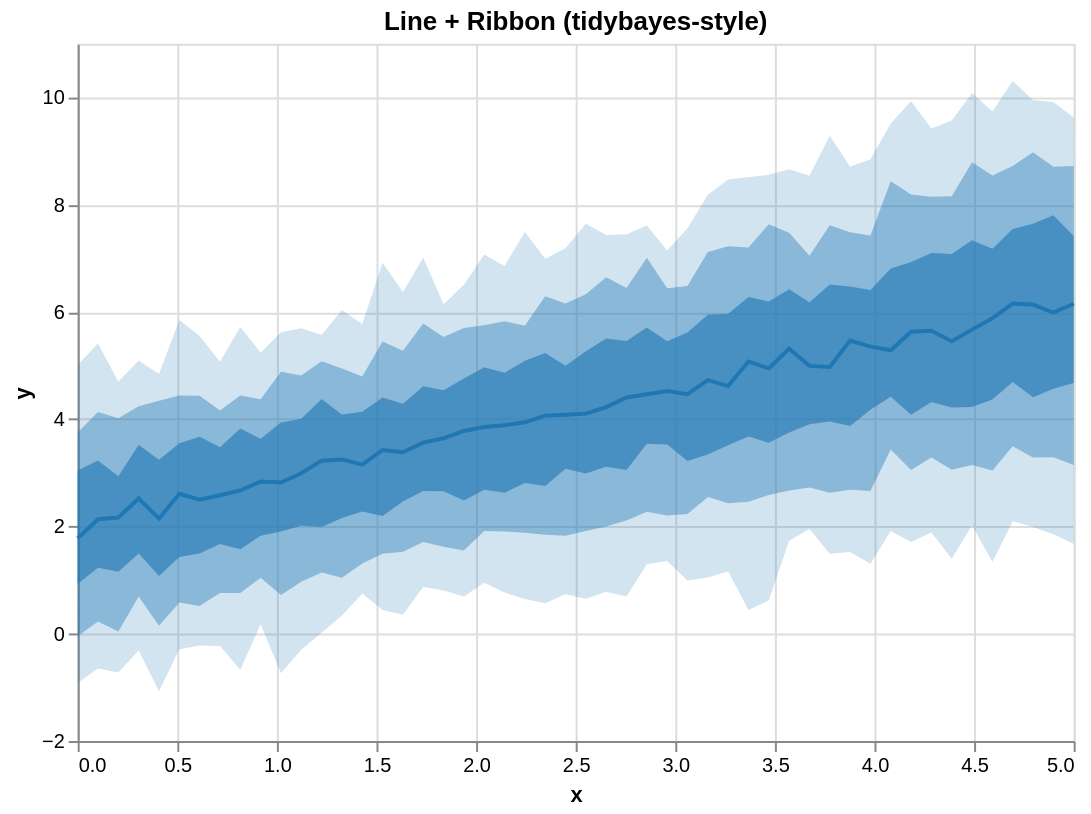

Write the Vega-Lite specification saved for this chart.
### Vega-Lite specification from a JSON file in a GitHub repository (floating-point values rounded to 4 significant figures)
{"$schema": "https://vega.github.io/schema/vega-lite/v5.json", "height": 350, "layer": [{"encoding": {"x": {"field": "x", "type": "quantitative"}, "y2": {"field": "hi_0_95_"}, "y": {"field": "lo_0_95_", "title": "y", "type": "quantitative"}}, "mark": {"line": false, "fill": "#1f77b4", "type": "area", "opacity": 0.2}}, {"encoding": {"x": {"field": "x", "type": "quantitative"}, "y2": {"field": "hi_0_8_"}, "y": {"field": "lo_0_8_", "title": "y", "type": "quantitative"}}, "mark": {"line": false, "fill": "#1f77b4", "type": "area", "opacity": 0.4}}, {"encoding": {"x": {"field": "x", "type": "quantitative"}, "y2": {"field": "hi_0_5_"}, "y": {"field": "lo_0_5_", "title": "y", "type": "quantitative"}}, "mark": {"line": false, "fill": "#1f77b4", "type": "area", "opacity": 0.6}}, {"encoding": {"x": {"field": "x", "type": "quantitative"}, "y": {"field": "__median__", "type": "quantitative"}}, "mark": {"color": "#1f77b4", "strokeWidth": 2, "type": "line"}}], "data": {"values": [{"lo_0_8_": -0.04483, "lo_0_95_": -0.9158, "hi_0_8_": 3.753, "x": 0.0, "__median__": 1.778, "hi_0_5_": 3.044, "hi_0_95_": 5.011, "lo_0_5_": 0.9275}, {"lo_0_8_": 0.2304, "lo_0_95_": -0.6469, "hi_0_8_": 4.136, "x": 0.102, "__median__": 2.135, "hi_0_5_": 3.23, "hi_0_95_": 5.414, "lo_0_5_": 1.231}, {"lo_0_8_": 0.03987, "lo_0_95_": -0.7202, "hi_0_8_": 4.016, "x": 0.2041, "__median__": 2.168, "hi_0_5_": 2.937, "hi_0_95_": 4.697, "lo_0_5_": 1.157}, {"lo_0_8_": 0.6938, "lo_0_95_": -0.3143, "hi_0_8_": 4.243, "x": 0.3061, "__median__": 2.523, "hi_0_5_": 3.524, "hi_0_95_": 5.097, "lo_0_5_": 1.495}, {"lo_0_8_": 0.1482, "lo_0_95_": -1.073, "hi_0_8_": 4.346, "x": 0.4082, "__median__": 2.146, "hi_0_5_": 3.246, "hi_0_95_": 4.842, "lo_0_5_": 1.078}, {"lo_0_8_": 0.5843, "lo_0_95_": -0.2891, "hi_0_8_": 4.443, "x": 0.5102, "__median__": 2.61, "hi_0_5_": 3.551, "hi_0_95_": 5.85, "lo_0_5_": 1.433}, {"lo_0_8_": 0.5186, "lo_0_95_": -0.2166, "hi_0_8_": 4.437, "x": 0.6122, "__median__": 2.5, "hi_0_5_": 3.674, "hi_0_95_": 5.55, "lo_0_5_": 1.496}, {"lo_0_8_": 0.7622, "lo_0_95_": -0.2285, "hi_0_8_": 4.161, "x": 0.7143, "__median__": 2.582, "hi_0_5_": 3.477, "hi_0_95_": 5.071, "lo_0_5_": 1.674}, {"lo_0_8_": 0.7582, "lo_0_95_": -0.6703, "hi_0_8_": 4.443, "x": 0.8163, "__median__": 2.672, "hi_0_5_": 3.826, "hi_0_95_": 5.718, "lo_0_5_": 1.574}, {"lo_0_8_": 1.045, "lo_0_95_": 0.1778, "hi_0_8_": 4.373, "x": 0.9184, "__median__": 2.837, "hi_0_5_": 3.635, "hi_0_95_": 5.242, "lo_0_5_": 1.829}, {"lo_0_8_": 0.7242, "lo_0_95_": -0.7374, "hi_0_8_": 4.884, "x": 1.02, "__median__": 2.82, "hi_0_5_": 3.939, "hi_0_95_": 5.621, "lo_0_5_": 1.907}, {"lo_0_8_": 0.9685, "lo_0_95_": -0.2988, "hi_0_8_": 4.816, "x": 1.122, "__median__": 2.994, "hi_0_5_": 4.011, "hi_0_95_": 5.695, "lo_0_5_": 2.015}, {"lo_0_8_": 1.143, "lo_0_95_": 0.01728, "hi_0_8_": 5.079, "x": 1.224, "__median__": 3.228, "hi_0_5_": 4.379, "hi_0_95_": 5.572, "lo_0_5_": 1.989}, {"lo_0_8_": 1.044, "lo_0_95_": 0.3422, "hi_0_8_": 4.945, "x": 1.327, "__median__": 3.251, "hi_0_5_": 4.086, "hi_0_95_": 6.036, "lo_0_5_": 2.157}, {"lo_0_8_": 1.31, "lo_0_95_": 0.75, "hi_0_8_": 4.799, "x": 1.429, "__median__": 3.154, "hi_0_5_": 4.141, "hi_0_95_": 5.777, "lo_0_5_": 2.279}, {"lo_0_8_": 1.491, "lo_0_95_": 0.4425, "hi_0_8_": 5.447, "x": 1.531, "__median__": 3.425, "hi_0_5_": 4.404, "hi_0_95_": 6.917, "lo_0_5_": 2.198}, {"lo_0_8_": 1.529, "lo_0_95_": 0.3565, "hi_0_8_": 5.278, "x": 1.633, "__median__": 3.385, "hi_0_5_": 4.29, "hi_0_95_": 6.373, "lo_0_5_": 2.464}, {"lo_0_8_": 1.712, "lo_0_95_": 0.8743, "hi_0_8_": 5.785, "x": 1.735, "__median__": 3.565, "hi_0_5_": 4.613, "hi_0_95_": 7.011, "lo_0_5_": 2.661}, {"lo_0_8_": 1.624, "lo_0_95_": 0.8048, "hi_0_8_": 5.533, "x": 1.837, "__median__": 3.646, "hi_0_5_": 4.542, "hi_0_95_": 6.146, "lo_0_5_": 2.656}, {"lo_0_8_": 1.551, "lo_0_95_": 0.6955, "hi_0_8_": 5.7, "x": 1.939, "__median__": 3.781, "hi_0_5_": 4.758, "hi_0_95_": 6.509, "lo_0_5_": 2.483}, {"lo_0_8_": 1.916, "lo_0_95_": 0.9496, "hi_0_8_": 5.752, "x": 2.041, "__median__": 3.855, "hi_0_5_": 4.967, "hi_0_95_": 7.072, "lo_0_5_": 2.685}, {"lo_0_8_": 1.909, "lo_0_95_": 0.7696, "hi_0_8_": 5.826, "x": 2.143, "__median__": 3.887, "hi_0_5_": 4.865, "hi_0_95_": 6.856, "lo_0_5_": 2.627}, {"lo_0_8_": 1.884, "lo_0_95_": 0.6475, "hi_0_8_": 5.741, "x": 2.245, "__median__": 3.942, "hi_0_5_": 5.09, "hi_0_95_": 7.49, "lo_0_5_": 2.813}, {"lo_0_8_": 1.848, "lo_0_95_": 0.5699, "hi_0_8_": 6.292, "x": 2.347, "__median__": 4.066, "hi_0_5_": 5.234, "hi_0_95_": 6.991, "lo_0_5_": 2.757}, {"lo_0_8_": 1.826, "lo_0_95_": 0.7378, "hi_0_8_": 6.159, "x": 2.449, "__median__": 4.085, "hi_0_5_": 4.997, "hi_0_95_": 7.186, "lo_0_5_": 3.078}, {"lo_0_8_": 1.916, "lo_0_95_": 0.6532, "hi_0_8_": 6.331, "x": 2.551, "__median__": 4.105, "hi_0_5_": 5.268, "hi_0_95_": 7.647, "lo_0_5_": 2.99}, {"lo_0_8_": 1.998, "lo_0_95_": 0.7822, "hi_0_8_": 6.647, "x": 2.653, "__median__": 4.226, "hi_0_5_": 5.505, "hi_0_95_": 7.434, "lo_0_5_": 3.116}, {"lo_0_8_": 2.113, "lo_0_95_": 0.6938, "hi_0_8_": 6.445, "x": 2.755, "__median__": 4.406, "hi_0_5_": 5.458, "hi_0_95_": 7.451, "lo_0_5_": 3.052}, {"lo_0_8_": 2.273, "lo_0_95_": 1.296, "hi_0_8_": 7.013, "x": 2.857, "__median__": 4.466, "hi_0_5_": 5.709, "hi_0_95_": 7.611, "lo_0_5_": 3.544}, {"lo_0_8_": 2.205, "lo_0_95_": 1.358, "hi_0_8_": 6.444, "x": 2.959, "__median__": 4.527, "hi_0_5_": 5.454, "hi_0_95_": 7.148, "lo_0_5_": 3.531}, {"lo_0_8_": 2.234, "lo_0_95_": 0.9945, "hi_0_8_": 6.485, "x": 3.061, "__median__": 4.469, "hi_0_5_": 5.619, "hi_0_95_": 7.561, "lo_0_5_": 3.221}, {"lo_0_8_": 2.552, "lo_0_95_": 1.051, "hi_0_8_": 7.116, "x": 3.163, "__median__": 4.73, "hi_0_5_": 5.947, "hi_0_95_": 8.186, "lo_0_5_": 3.345}, {"lo_0_8_": 2.433, "lo_0_95_": 1.168, "hi_0_8_": 7.227, "x": 3.265, "__median__": 4.619, "hi_0_5_": 5.968, "hi_0_95_": 8.472, "lo_0_5_": 3.515}, {"lo_0_8_": 2.462, "lo_0_95_": 0.444, "hi_0_8_": 7.204, "x": 3.367, "__median__": 5.077, "hi_0_5_": 6.28, "hi_0_95_": 8.511, "lo_0_5_": 3.679}, {"lo_0_8_": 2.588, "lo_0_95_": 0.6184, "hi_0_8_": 7.634, "x": 3.469, "__median__": 4.949, "hi_0_5_": 6.197, "hi_0_95_": 8.56, "lo_0_5_": 3.563}, {"lo_0_8_": 2.67, "lo_0_95_": 1.734, "hi_0_8_": 7.479, "x": 3.571, "__median__": 5.314, "hi_0_5_": 6.423, "hi_0_95_": 8.659, "lo_0_5_": 3.752}, {"lo_0_8_": 2.728, "lo_0_95_": 1.951, "hi_0_8_": 7.047, "x": 3.673, "__median__": 4.995, "hi_0_5_": 6.181, "hi_0_95_": 8.538, "lo_0_5_": 3.905}, {"lo_0_8_": 2.63, "lo_0_95_": 1.492, "hi_0_8_": 7.616, "x": 3.776, "__median__": 4.974, "hi_0_5_": 6.512, "hi_0_95_": 9.285, "lo_0_5_": 3.959}, {"lo_0_8_": 2.688, "lo_0_95_": 1.523, "hi_0_8_": 7.486, "x": 3.878, "__median__": 5.466, "hi_0_5_": 6.476, "hi_0_95_": 8.708, "lo_0_5_": 3.874}, {"lo_0_8_": 2.661, "lo_0_95_": 1.303, "hi_0_8_": 7.427, "x": 3.98, "__median__": 5.355, "hi_0_5_": 6.411, "hi_0_95_": 8.847, "lo_0_5_": 4.175}, {"lo_0_8_": 3.434, "lo_0_95_": 1.914, "hi_0_8_": 8.437, "x": 4.082, "__median__": 5.286, "hi_0_5_": 6.808, "hi_0_95_": 9.513, "lo_0_5_": 4.419}, {"lo_0_8_": 3.054, "lo_0_95_": 1.711, "hi_0_8_": 8.193, "x": 4.184, "__median__": 5.63, "hi_0_5_": 6.934, "hi_0_95_": 9.929, "lo_0_5_": 4.084}, {"lo_0_8_": 3.285, "lo_0_95_": 1.887, "hi_0_8_": 8.149, "x": 4.286, "__median__": 5.652, "hi_0_5_": 7.101, "hi_0_95_": 9.42, "lo_0_5_": 4.32}, {"lo_0_8_": 3.059, "lo_0_95_": 1.4, "hi_0_8_": 8.157, "x": 4.388, "__median__": 5.455, "hi_0_5_": 7.08, "hi_0_95_": 9.57, "lo_0_5_": 4.217}, {"lo_0_8_": 3.147, "lo_0_95_": 2.02, "hi_0_8_": 8.79, "x": 4.49, "__median__": 5.671, "hi_0_5_": 7.339, "hi_0_95_": 10.08, "lo_0_5_": 4.228}, {"lo_0_8_": 3.042, "lo_0_95_": 1.343, "hi_0_8_": 8.543, "x": 4.592, "__median__": 5.882, "hi_0_5_": 7.178, "hi_0_95_": 9.738, "lo_0_5_": 4.366}, {"lo_0_8_": 3.498, "lo_0_95_": 2.101, "hi_0_8_": 8.72, "x": 4.694, "__median__": 6.157, "hi_0_5_": 7.546, "hi_0_95_": 10.31, "lo_0_5_": 4.694}, {"lo_0_8_": 3.288, "lo_0_95_": 1.99, "hi_0_8_": 8.98, "x": 4.796, "__median__": 6.138, "hi_0_5_": 7.645, "hi_0_95_": 9.949, "lo_0_5_": 4.41}, {"lo_0_8_": 3.291, "lo_0_95_": 1.853, "hi_0_8_": 8.709, "x": 4.898, "__median__": 5.989, "hi_0_5_": 7.801, "hi_0_95_": 9.914, "lo_0_5_": 4.568}, {"lo_0_8_": 3.147, "lo_0_95_": 1.68, "hi_0_8_": 8.721, "x": 5.0, "__median__": 6.154, "hi_0_5_": 7.418, "hi_0_95_": 9.625, "lo_0_5_": 4.674}]}, "title": "Line + Ribbon (tidybayes-style)", "width": 500}
